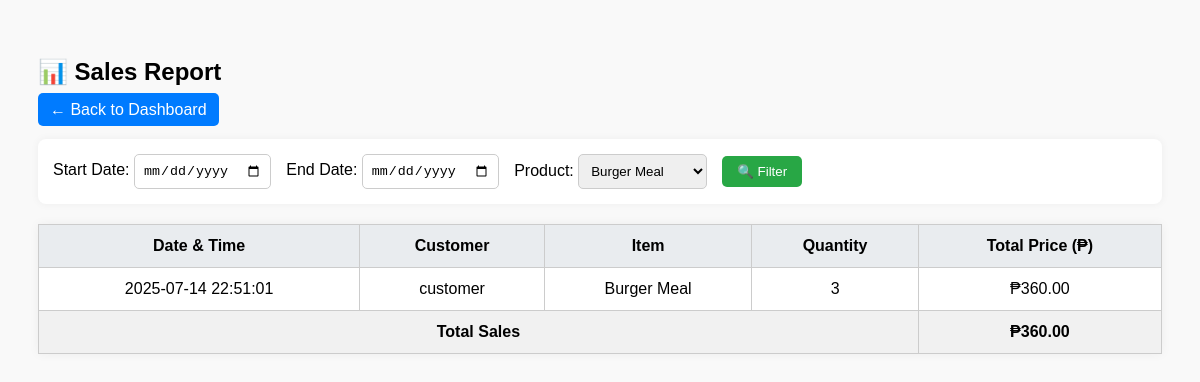
The page /admin/sales_report.php?product_id=1 (signed in) on the database its author committed.
### tables this page shows
CREATE TABLE `sales` (
  `id` int(11) NOT NULL,
  `user_id` int(11) NOT NULL,
  `menu_item_id` int(11) NOT NULL,
  `quantity` int(11) NOT NULL,
  `total_price` decimal(10,2) NOT NULL,
  `sale_date` datetime DEFAULT current_timestamp()
);

CREATE TABLE `users` (
  `id` int(11) NOT NULL,
  `username` varchar(50) NOT NULL,
  `password` varchar(255) DEFAULT NULL,
  `email` varchar(100) NOT NULL,
  `role` enum('admin','customer') NOT NULL
);

CREATE TABLE `menu_items` (
  `id` int(11) NOT NULL,
  `name` varchar(100) NOT NULL,
  `description` text DEFAULT NULL,
  `price` decimal(10,2) NOT NULL,
  `stock` int(11) NOT NULL,
  `image` varchar(255) DEFAULT NULL,
  `sales_count` int(11) DEFAULT 0
);

### admin/sales_report.php (the view, shortened to what this page needs)
<?php
include '../includes/db.php';
$start_date = $_GET['start_date'] ?? '';
$end_date   = $_GET['end_date'] ?? '';
$product_id = $_GET['product_id'] ?? '';
$sql = "SELECT s.*, m.name AS item_name, u.username
        FROM sales s
        JOIN menu_items m ON s.menu_item_id = m.id
        JOIN users u ON s.user_id = u.id
        WHERE 1";
if (!empty($product_id)) {
    $sql .= " AND s.menu_item_id = " . intval($product_id);
}
$sql .= " ORDER BY s.sale_date DESC";
$result = $conn->query($sql);
$products = $conn->query("SELECT id, name FROM menu_items");
$total_sales = 0;
?>
<!DOCTYPE html>
<html>
<head>
</head>
<body>
<h2>📊 Sales Report</h2>
<a href="dashboard.php" class="back">← Back to Dashboard</a>
<form method="GET">
    <label>Start Date: <input type="date" name="start_date" value="<?= htmlspecialchars($start_date) ?>"></label>
    <label>End Date: <input type="date" name="end_date" value="<?= htmlspecialchars($end_date) ?>"></label>
    <label>Product:
        <select name="product_id">
            <?php while ($p = $products->fetch_assoc()): ?>
                <option value="<?= $p['id'] ?>" <?= ($product_id == $p['id']) ? 'selected' : '' ?>>
                    <?= htmlspecialchars($p['name']) ?>
                </option>
            <?php endwhile; ?>
        </select>
    </label>
    <button type="submit">🔍 Filter</button>
</form>
<?php if ($result->num_rows > 0): ?>
    <table>
        <tr>
            <th>Date & Time</th>
            <th>Customer</th>
            <th>Item</th>
            <th>Quantity</th>
            <th>Total Price (₱)</th>
        </tr>
        <?php while ($row = $result->fetch_assoc()):
            $total_sales += $row['total_price'];
        ?>
        <tr>
            <td><?= date("Y-m-d H:i:s", strtotime($row['sale_date'])) ?></td>
            <td><?= htmlspecialchars($row['username']) ?></td>
            <td><?= htmlspecialchars($row['item_name']) ?></td>
            <td><?= $row['quantity'] ?></td>
            <td>₱<?= number_format($row['total_price'], 2) ?></td>
        </tr>
        <?php endwhile; ?>
        <tr class="total-row">
            <td colspan="4">Total Sales</td>
            <td>₱<?= number_format($total_sales, 2) ?></td>
        </tr>
    </table>
<?php else: ?>
    <p>No sales data found for the selected filters.</p>
<?php endif; ?>
</body>
</html>

### admin/sales_report.php (style rules this page uses)
body { font-family: Arial, sans-serif; padding: 30px; background: #f9f9f9; }
h2 { margin-bottom: 15px; }
a.back { text-decoration: none; background: #007bff; color: white; padding: 8px 12px; border-radius: 5px; }
form { margin-top: 20px; background: #fff; padding: 15px; border-radius: 8px; box-shadow: 0 0 8px rgba(0,0,0,0.05); display: flex; gap: 15px; flex-wrap: wrap; align-items: center; }
input, select { padding: 8px; border: 1px solid #ccc; border-radius: 5px; }
button { padding: 8px 15px; background: #28a745; color: #fff; border: none; border-radius: 5px; cursor: pointer; }
table { width: 100%; margin-top: 20px; border-collapse: collapse; background: #fff; box-shadow: 0 0 10px rgba(0,0,0,0.05); }
th, td { padding: 12px; border: 1px solid #ccc; text-align: center; }
th { background-color: #e9ecef; }
.total-row { font-weight: bold; background-color: #f1f1f1; }

### rows shown on the page
sales: sale_date "2025-07-14 22:51:01", user.username "customer", menu_item.name "Burger Meal", quantity "3", total_price "360.00"

### other values the page prints
$total_sales "360.00"
form field product_id "Burger Meal"
